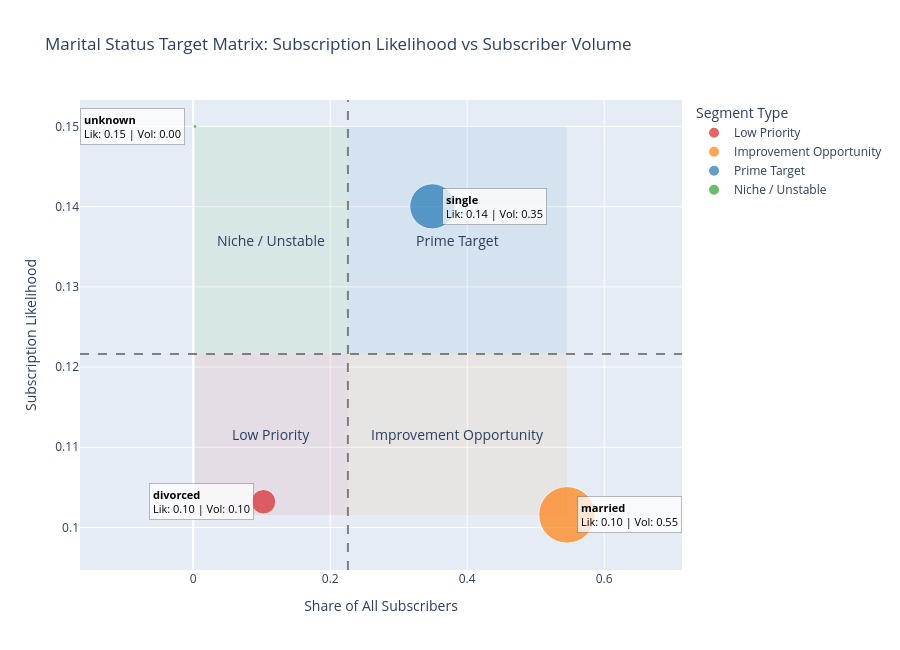

Here is the notebook cell this chart was saved with:
### Markdown cell above
> Singles are meaningfully more responsive than married or divorced customers, it also contribute a large share of total subscribers
> - Single individuals may be more open to financial products or more reachable by marketing channels

Though married customers have the lowest likelihood, they dominate total subscriber volume simply because they are the largest population group


>The 'unknown' group is small and unstable - its high rate is likely due to small sample size or data quality issues

### Code cell
import pandas as pd 
import plotly.express as px 
# --- Prepare data ---
df['y_binary'] = df['y'].apply(lambda x: 1 if x=='yes' else 0)
# Likelihood table
likelihood = df.groupby('marital')['y_binary'].mean().reset_index()
likelihood.rename(columns={'y_binary': 'likelihood'}, inplace=True)

# Volume table (share of all subscribers)
subscriber_counts = df[df['y'] == 'yes'].groupby('marital').size().reset_index(name='subscriber_count')
total_subscribers = subscriber_counts['subscriber_count'].sum()
subscriber_counts['volume_share'] = subscriber_counts['subscriber_count'] / total_subscribers

# Merge likelihood + volume
merged = pd.merge(likelihood, subscriber_counts, on='marital', how='left')
merged['volume_share'] = merged['volume_share'].fillna(0)

# --- Compute thresholds ---
likelihood_threshold = merged['likelihood'].median()
volume_threshold = merged['volume_share'].median()

# --- Assign quadrant labels ---
def classify_quadrant(row):
    if row['volume_share'] >= volume_threshold and row['likelihood'] >= likelihood_threshold:
        return "Prime Target"
    elif row['volume_share'] >= volume_threshold and row['likelihood'] < likelihood_threshold:
        return "Improvement Opportunity"
    elif row['volume_share'] < volume_threshold and row['likelihood'] >= likelihood_threshold:
        return "Niche / Unstable"
    else:
        return "Low Priority"

merged['quadrant'] = merged.apply(classify_quadrant, axis=1)

# --- Base scatter ---
fig = px.scatter(
    merged,
    x='volume_share',
    y='likelihood',
    color='quadrant',
    size='volume_share',
    hover_data={},  # disable hover
    title="Marital Status Target Matrix: Subscription Likelihood vs Subscriber Volume",
    labels={'volume_share': 'Share of All Subscribers', 'likelihood': 'Subscription Likelihood'},
    size_max=40,
    color_discrete_map={
        "Prime Target": "#1f77b4",
        "Improvement Opportunity": "#ff7f0e",
        "Niche / Unstable": "#2ca02c",
        "Low Priority": "#d62728"
    }
)

# Add quadrant reference lines
fig.add_hline(y=likelihood_threshold, line_dash="dash", line_color="gray")
fig.add_vline(x=volume_threshold, line_dash="dash", line_color="gray")

fig.update_layout(width=900, height=650, legend_title_text="Segment Type")

# --- Quadrant shading ---
x_min, x_max = merged['volume_share'].min(), merged['volume_share'].max()
y_min, y_max = merged['likelihood'].min(), merged['likelihood'].max()

fig.add_shape(type="rect", x0=x_min, x1=volume_threshold, y0=y_min, y1=likelihood_threshold,
              fillcolor="rgba(214, 39, 40, 0.08)", line_width=0)
fig.add_shape(type="rect", x0=volume_threshold, x1=x_max, y0=y_min, y1=likelihood_threshold,
              fillcolor="rgba(255, 127, 14, 0.08)", line_width=0)
fig.add_shape(type="rect", x0=x_min, x1=volume_threshold, y0=likelihood_threshold, y1=y_max,
              fillcolor="rgba(44, 160, 44, 0.08)", line_width=0)
fig.add_shape(type="rect", x0=volume_threshold, x1=x_max, y0=likelihood_threshold, y1=y_max,
              fillcolor="rgba(31, 119, 180, 0.08)", line_width=0)

# --- Quadrant labels ---
x_left  = (x_min + volume_threshold) / 2
x_right = (volume_threshold + x_max) / 2
y_bottom = (y_min + likelihood_threshold) / 2
y_top    = (likelihood_threshold + y_max) / 2

fig.add_annotation(x=x_right, y=y_top, text="Prime Target", showarrow=False, font=dict(size=14))
fig.add_annotation(x=x_right, y=y_bottom, text="Improvement Opportunity", showarrow=False, font=dict(size=14))
fig.add_annotation(x=x_left, y=y_top, text="Niche / Unstable", showarrow=False, font=dict(size=14))
fig.add_annotation(x=x_left, y=y_bottom, text="Low Priority", showarrow=False, font=dict(size=14))

# --- Improved bubble labels ---
for _, row in merged.iterrows():

    label_text = (
        f"<b>{row['marital']}</b><br>"
        f"Lik: {row['likelihood']:.2f} | Vol: {row['volume_share']:.2f}"
    )

    # Smart label placement
    if row['volume_share'] < volume_threshold:
        xanchor = "right"
        xshift = -10
    else:
        xanchor = "left"
        xshift = 10

    fig.add_annotation(
        x=row['volume_share'],
        y=row['likelihood'],
        text=label_text,
        showarrow=False,
        font=dict(size=11, color="black"),
        align="left",
        xanchor=xanchor,
        yanchor="middle",
        xshift=xshift,
        bgcolor="rgba(255,255,255,0.75)",
        bordercolor="rgba(0,0,0,0.25)",
        borderwidth=1,
        borderpad=3
    )

fig.show()

# Export PNG (requires Kaleido installed)
# fig.write_image("marital_target_matrix.png")

### Figure 1 — Plotly figure (JSON) as saved in the notebook; plotly's stock layout.template omitted (floating-point values rounded to 4 significant figures)
{"data": [{"hovertemplate": "quadrant=Low Priority<br>Share of All Subscribers=%{marker.size}<br>Subscription Likelihood=%{y}<extra></extra>", "legendgroup": "Low Priority", "marker": {"color": "#d62728", "size": [0.1026], "sizemode": "area", "sizeref": 0.0003411, "symbol": "circle"}, "mode": "markers", "name": "Low Priority", "orientation": "v", "showlegend": true, "type": "scatter", "x": [0.1026], "xaxis": "x", "y": [0.1032], "yaxis": "y"}, {"hovertemplate": "quadrant=Improvement Opportunity<br>Share of All Subscribers=%{marker.size}<br>Subscription Likelihood=%{y}<extra></extra>", "legendgroup": "Improvement Opportunity", "marker": {"color": "#ff7f0e", "size": [0.5457], "sizemode": "area", "sizeref": 0.0003411, "symbol": "circle"}, "mode": "markers", "name": "Improvement Opportunity", "orientation": "v", "showlegend": true, "type": "scatter", "x": [0.5457], "xaxis": "x", "y": [0.1016], "yaxis": "y"}, {"hovertemplate": "quadrant=Prime Target<br>Share of All Subscribers=%{marker.size}<br>Subscription Likelihood=%{y}<extra></extra>", "legendgroup": "Prime Target", "marker": {"color": "#1f77b4", "size": [0.3491], "sizemode": "area", "sizeref": 0.0003411, "symbol": "circle"}, "mode": "markers", "name": "Prime Target", "orientation": "v", "showlegend": true, "type": "scatter", "x": [0.3491], "xaxis": "x", "y": [0.14], "yaxis": "y"}, {"hovertemplate": "quadrant=Niche / Unstable<br>Share of All Subscribers=%{marker.size}<br>Subscription Likelihood=%{y}<extra></extra>", "legendgroup": "Niche / Unstable", "marker": {"color": "#2ca02c", "size": [0.002586], "sizemode": "area", "sizeref": 0.0003411, "symbol": "circle"}, "mode": "markers", "name": "Niche / Unstable", "orientation": "v", "showlegend": true, "type": "scatter", "x": [0.002586], "xaxis": "x", "y": [0.15], "yaxis": "y"}], "layout": {"annotations": [{"font": {"size": 14}, "showarrow": false, "text": "Prime Target", "x": 0.3858, "y": 0.1358}, {"font": {"size": 14}, "showarrow": false, "text": "Improvement Opportunity", "x": 0.3858, "y": 0.1116}, {"font": {"size": 14}, "showarrow": false, "text": "Niche / Unstable", "x": 0.1142, "y": 0.1358}, {"font": {"size": 14}, "showarrow": false, "text": "Low Priority", "x": 0.1142, "y": 0.1116}, {"align": "left", "bgcolor": "rgba(255,255,255,0.75)", "bordercolor": "rgba(0,0,0,0.25)", "borderpad": 3, "borderwidth": 1, "font": {"color": "black", "size": 11}, "showarrow": false, "text": "<b>divorced</b><br>Lik: 0.10 | Vol: 0.10", "x": 0.1026, "xanchor": "right", "xshift": -10, "y": 0.1032, "yanchor": "middle"}, {"align": "left", "bgcolor": "rgba(255,255,255,0.75)", "bordercolor": "rgba(0,0,0,0.25)", "borderpad": 3, "borderwidth": 1, "font": {"color": "black", "size": 11}, "showarrow": false, "text": "<b>married</b><br>Lik: 0.10 | Vol: 0.55", "x": 0.5457, "xanchor": "left", "xshift": 10, "y": 0.1016, "yanchor": "middle"}, {"align": "left", "bgcolor": "rgba(255,255,255,0.75)", "bordercolor": "rgba(0,0,0,0.25)", "borderpad": 3, "borderwidth": 1, "font": {"color": "black", "size": 11}, "showarrow": false, "text": "<b>single</b><br>Lik: 0.14 | Vol: 0.35", "x": 0.3491, "xanchor": "left", "xshift": 10, "y": 0.14, "yanchor": "middle"}, {"align": "left", "bgcolor": "rgba(255,255,255,0.75)", "bordercolor": "rgba(0,0,0,0.25)", "borderpad": 3, "borderwidth": 1, "font": {"color": "black", "size": 11}, "showarrow": false, "text": "<b>unknown</b><br>Lik: 0.15 | Vol: 0.00", "x": 0.002586, "xanchor": "right", "xshift": -10, "y": 0.15, "yanchor": "middle"}], "height": 650, "legend": {"itemsizing": "constant", "title": {"text": "Segment Type"}, "tracegroupgap": 0}, "shapes": [{"line": {"color": "gray", "dash": "dash"}, "type": "line", "x0": 0, "x1": 1, "xref": "x domain", "y0": 0.1216, "y1": 0.1216, "yref": "y"}, {"line": {"color": "gray", "dash": "dash"}, "type": "line", "x0": 0.2259, "x1": 0.2259, "xref": "x", "y0": 0, "y1": 1, "yref": "y domain"}, {"fillcolor": "rgba(214, 39, 40, 0.08)", "line": {"width": 0}, "type": "rect", "x0": 0.002586, "x1": 0.2259, "y0": 0.1016, "y1": 0.1216}, {"fillcolor": "rgba(255, 127, 14, 0.08)", "line": {"width": 0}, "type": "rect", "x0": 0.2259, "x1": 0.5457, "y0": 0.1016, "y1": 0.1216}, {"fillcolor": "rgba(44, 160, 44, 0.08)", "line": {"width": 0}, "type": "rect", "x0": 0.002586, "x1": 0.2259, "y0": 0.1216, "y1": 0.15}, {"fillcolor": "rgba(31, 119, 180, 0.08)", "line": {"width": 0}, "type": "rect", "x0": 0.2259, "x1": 0.5457, "y0": 0.1216, "y1": 0.15}], "title": {"text": "Marital Status Target Matrix: Subscription Likelihood vs Subscriber Volume"}, "width": 900, "xaxis": {"anchor": "y", "domain": [0, 1], "title": {"text": "Share of All Subscribers"}}, "yaxis": {"anchor": "x", "domain": [0, 1], "title": {"text": "Subscription Likelihood"}}}}
